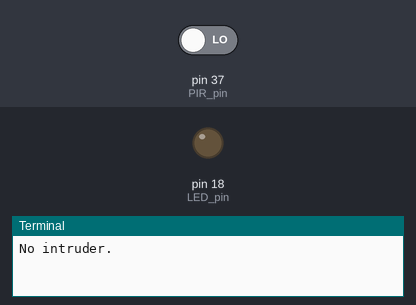
Recording of a program running on a simulated Raspberry Pi (header pin numbers). Shown: output pins drawn as LEDs (lit = HIGH), the last lines printed to the terminal. The inputs (shaded band) are chosen by the test bench; at power-on: pin 37 (PIR_pin) LOW.

Above: at 1.2 s.
1.3 s: pin 37 (PIR_pin) driven HIGH
At 3.2 s:
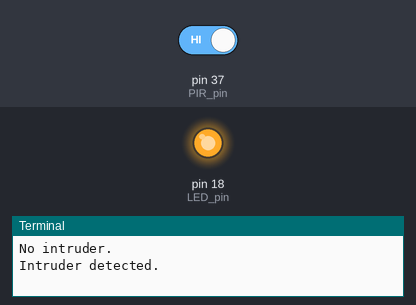
4.0 s: pin 37 (PIR_pin) driven LOW
At 4.7 s:
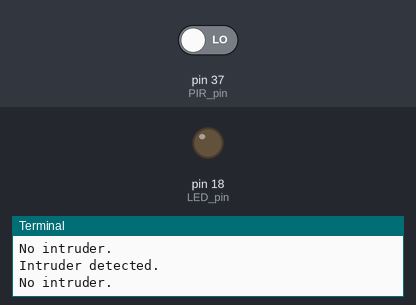
Timing chart, 0 to 7.0 s (numbered marks = the images above; inputs shaded):
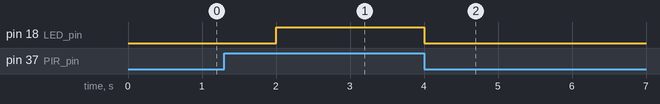

Measured:
- after the input at 1.3 s, pin 18 (LED_pin): LOW → HIGH after 0.70 s
- after the input at 4.0 s, pin 18 (LED_pin): HIGH → LOW at once

The program:

PIRandLED.py
```python
import RPi.GPIO as GPIO
import time
GPIO.setwarnings(False)
GPIO.setmode(GPIO.BOARD)

PIR_pin=37
LED_pin=18
GPIO.setup(PIR_pin,GPIO.IN)
GPIO.setup(LED_pin,GPIO.OUT)

while(True):
    i=GPIO.input(PIR_pin)
    if(i==0):
        print("No intruder.")
        GPIO.output(LED_pin,GPIO.LOW)
        time.sleep(2)
    elif(i==1):
        print("Intruder detected.")
        GPIO.output(LED_pin,GPIO.HIGH)
        time.sleep(2)
```
